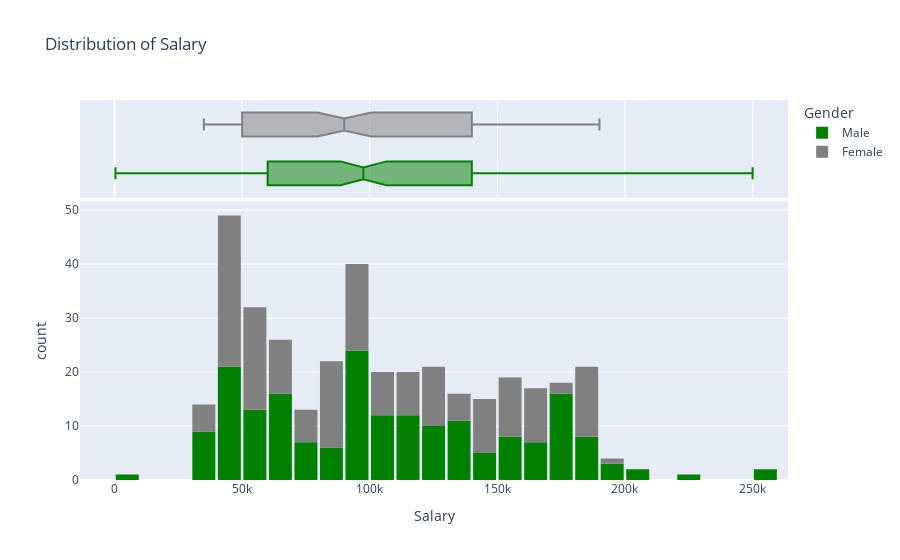

Notebook code for this chart:
### Code cell
##salary
fig = px.histogram(df,
                   x='Salary',
                   marginal='box',
                   title='Distribution of Salary',
                   color='Gender',
                   color_discrete_sequence=['green', 'grey']
                   )


fig.update_layout(bargap=0.1)
fig.show()

### Figure 1 — Plotly figure (JSON) as saved in the notebook; plotly's stock layout.template omitted (floating-point values rounded to 4 significant figures; data arrays with more than 128 entries replaced by an {"elided": "..."} marker saying what was removed)
{"data": [{"alignmentgroup": "True", "bingroup": "x", "hovertemplate": "Gender=Male<br>Salary=%{x}<br>count=%{y}<extra></extra>", "legendgroup": "Male", "marker": {"color": "green", "pattern": {"shape": ""}}, "name": "Male", "offsetgroup": "Male", "orientation": "v", "showlegend": true, "type": "histogram", "x": {"elided": "194 int values"}, "xaxis": "x", "yaxis": "y"}, {"alignmentgroup": "True", "hovertemplate": "Gender=Male<br>Salary=%{x}<extra></extra>", "legendgroup": "Male", "marker": {"color": "green"}, "name": "Male", "notched": true, "offsetgroup": "Male", "showlegend": false, "type": "box", "x": {"elided": "194 int values"}, "xaxis": "x2", "yaxis": "y2"}, {"alignmentgroup": "True", "bingroup": "x", "hovertemplate": "Gender=Female<br>Salary=%{x}<br>count=%{y}<extra></extra>", "legendgroup": "Female", "marker": {"color": "grey", "pattern": {"shape": ""}}, "name": "Female", "offsetgroup": "Female", "orientation": "v", "showlegend": true, "type": "histogram", "x": {"elided": "179 int values"}, "xaxis": "x", "yaxis": "y"}, {"alignmentgroup": "True", "hovertemplate": "Gender=Female<br>Salary=%{x}<extra></extra>", "legendgroup": "Female", "marker": {"color": "grey"}, "name": "Female", "notched": true, "offsetgroup": "Female", "showlegend": false, "type": "box", "x": {"elided": "179 int values"}, "xaxis": "x2", "yaxis": "y2"}], "layout": {"bargap": 0.1, "barmode": "relative", "legend": {"title": {"text": "Gender"}, "tracegroupgap": 0}, "title": {"text": "Distribution of Salary"}, "xaxis": {"anchor": "y", "domain": [0, 1], "title": {"text": "Salary"}}, "xaxis2": {"anchor": "y2", "domain": [0, 1], "matches": "x", "showgrid": true, "showticklabels": false}, "yaxis": {"anchor": "x", "domain": [0, 0.7326], "title": {"text": "count"}}, "yaxis2": {"anchor": "x2", "domain": [0.7426, 1], "matches": "y2", "showgrid": false, "showline": false, "showticklabels": false, "ticks": ""}}}
